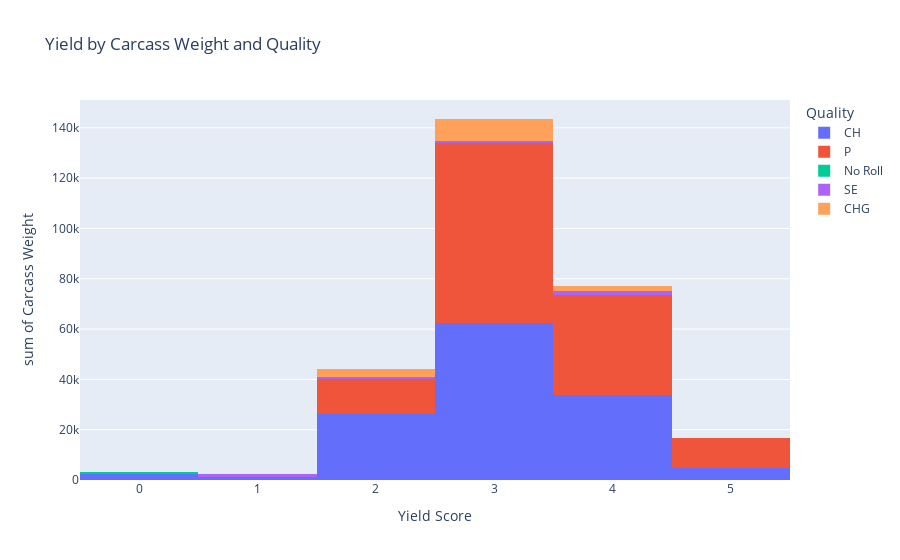

Here is the notebook cell this chart was saved with:
### Code cell
fig_quality_weight = px.histogram(filtered_superDf, y="Carcass_Weight", x="Yield", color="Quality", 
                                title="Yield by Carcass Weight and Quality", 
                                labels={"Carcass_Weight": "Carcass Weight", "Yield": "Yield Score"})

# Displaying the plot
fig_quality_weight.show()

### Figure 1 — Plotly figure (JSON) as saved in the notebook; plotly's stock layout.template omitted (floating-point values rounded to 4 significant figures; data arrays with more than 128 entries replaced by an {"elided": "..."} marker saying what was removed)
{"data": [{"alignmentgroup": "True", "bingroup": "x", "histfunc": "sum", "hovertemplate": "Quality=CH<br>Yield Score=%{x}<br>sum of Carcass Weight=%{y}<extra></extra>", "legendgroup": "CH", "marker": {"color": "#636efa", "pattern": {"shape": ""}}, "name": "CH", "offsetgroup": "CH", "orientation": "v", "showlegend": true, "type": "histogram", "x": {"elided": "145 int values"}, "xaxis": "x", "y": {"elided": "145 int values"}, "yaxis": "y"}, {"alignmentgroup": "True", "bingroup": "x", "histfunc": "sum", "hovertemplate": "Quality=P<br>Yield Score=%{x}<br>sum of Carcass Weight=%{y}<extra></extra>", "legendgroup": "P", "marker": {"color": "#EF553B", "pattern": {"shape": ""}}, "name": "P", "offsetgroup": "P", "orientation": "v", "showlegend": true, "type": "histogram", "x": {"elided": "147 int values"}, "xaxis": "x", "y": {"elided": "147 int values"}, "yaxis": "y"}, {"alignmentgroup": "True", "bingroup": "x", "histfunc": "sum", "hovertemplate": "Quality=No Roll<br>Yield Score=%{x}<br>sum of Carcass Weight=%{y}<extra></extra>", "legendgroup": "No Roll", "marker": {"color": "#00cc96", "pattern": {"shape": ""}}, "name": "No Roll", "offsetgroup": "No Roll", "orientation": "v", "showlegend": true, "type": "histogram", "x": [0], "xaxis": "x", "y": [1093], "yaxis": "y"}, {"alignmentgroup": "True", "bingroup": "x", "histfunc": "sum", "hovertemplate": "Quality=SE<br>Yield Score=%{x}<br>sum of Carcass Weight=%{y}<extra></extra>", "legendgroup": "SE", "marker": {"color": "#ab63fa", "pattern": {"shape": ""}}, "name": "SE", "offsetgroup": "SE", "orientation": "v", "showlegend": true, "type": "histogram", "x": [2, 1, 1, 4, 4, 3], "xaxis": "x", "y": [838, 828, 482, 942, 942, 897], "yaxis": "y"}, {"alignmentgroup": "True", "bingroup": "x", "histfunc": "sum", "hovertemplate": "Quality=CHG<br>Yield Score=%{x}<br>sum of Carcass Weight=%{y}<extra></extra>", "legendgroup": "CHG", "marker": {"color": "#FFA15A", "pattern": {"shape": ""}}, "name": "CHG", "offsetgroup": "CHG", "orientation": "v", "showlegend": true, "type": "histogram", "x": [2, 3, 3, 2, 3, 3, 3, 3, 3, 4, 3, 2, 3, 4, 2], "xaxis": "x", "y": [823, 977, 893, 923, 1115, 861, 964, 943, 1132, 1046, 935, 956, 894, 971, 823], "yaxis": "y"}], "layout": {"barmode": "relative", "legend": {"title": {"text": "Quality"}, "tracegroupgap": 0}, "title": {"text": "Yield by Carcass Weight and Quality"}, "xaxis": {"anchor": "y", "domain": [0, 1], "title": {"text": "Yield Score"}}, "yaxis": {"anchor": "x", "domain": [0, 1], "title": {"text": "sum of Carcass Weight"}}}}
